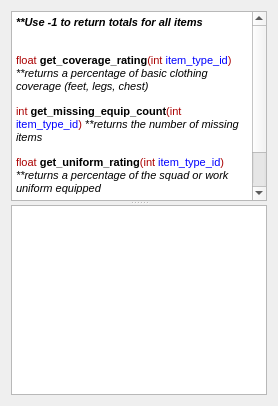
      <widget class="QWidget" name="tabItems">
       <attribute name="title">
        <string>Equipment</string>
       </attribute>
       <layout class="QVBoxLayout" name="verticalLayout_8">
        <item>
         <widget class="QSplitter" name="splitter_equip">
          <property name="orientation">
           <enum>Qt::Vertical</enum>
          </property>
          <widget class="QTextEdit" name="txt_item_info">
           <property name="readOnly">
            <bool>true</bool>
           </property>
           <property name="html">
            <string>&lt;!DOCTYPE HTML PUBLIC &quot;-//W3C//DTD HTML 4.0//EN&quot; &quot;http://www.w3.org/TR/REC-html40/strict.dtd&quot;&gt;
&lt;html&gt;&lt;head&gt;&lt;meta name=&quot;qrichtext&quot; content=&quot;1&quot; /&gt;&lt;style type=&quot;text/css&quot;&gt;
p, li { white-space: pre-wrap; }
&lt;/style&gt;&lt;/head&gt;&lt;body style=&quot; font-family:'MS Shell Dlg 2'; font-size:8.25pt; font-weight:400; font-style:normal;&quot;&gt;
&lt;p style=&quot; margin-top:0px; margin-bottom:0px; margin-left:0px; margin-right:0px; -qt-block-indent:0; text-indent:0px;&quot;&gt;&lt;span style=&quot; font-size:8pt; font-weight:600; font-style:italic; color:#000000;&quot;&gt;**Use -1 to return totals for all items&lt;/span&gt;&lt;/p&gt;
&lt;p style=&quot;-qt-paragraph-type:empty; margin-top:0px; margin-bottom:0px; margin-left:0px; margin-right:0px; -qt-block-indent:0; text-indent:0px; font-size:8pt; font-style:italic; color:#000000;&quot;&gt;&lt;br /&gt;&lt;/p&gt;
&lt;p style=&quot; margin-top:12px; margin-bottom:12px; margin-left:0px; margin-right:0px; -qt-block-indent:0; text-indent:0px;&quot;&gt;&lt;span style=&quot; font-size:8pt; color:#aa0000;&quot;&gt;float &lt;/span&gt;&lt;span style=&quot; font-size:8pt; font-weight:600; color:#000000;&quot;&gt;get_coverage_rating&lt;/span&gt;&lt;span style=&quot; font-size:8pt; color:#aa0000;&quot;&gt;(int &lt;/span&gt;&lt;span style=&quot; font-size:8pt; color:#0000ff;&quot;&gt;item_type_id&lt;/span&gt;&lt;span style=&quot; font-size:8pt; color:#aa0000;&quot;&gt;) &lt;/span&gt;&lt;span style=&quot; font-size:8pt; font-style:italic; color:#000000;&quot;&gt;**returns a percentage of basic clothing coverage (feet, legs, chest)&lt;/span&gt;&lt;/p&gt;
&lt;p style=&quot; margin-top:12px; margin-bottom:12px; margin-left:0px; margin-right:0px; -qt-block-indent:0; text-indent:0px;&quot;&gt;&lt;span style=&quot; font-size:8pt; color:#aa0000;&quot;&gt;int &lt;/span&gt;&lt;span style=&quot; font-size:8pt; font-weight:600; color:#000000;&quot;&gt;get_missing_equip_count&lt;/span&gt;&lt;span style=&quot; font-size:8pt; color:#aa0000;&quot;&gt;(int &lt;/span&gt;&lt;span style=&quot; font-size:8pt; color:#0000ff;&quot;&gt;item_type_id&lt;/span&gt;&lt;span style=&quot; font-size:8pt; color:#aa0000;&quot;&gt;) &lt;/span&gt;&lt;span style=&quot; font-size:8pt; font-style:italic; color:#000000;&quot;&gt;**returns the number of missing items&lt;/span&gt;&lt;/p&gt;
&lt;p style=&quot; margin-top:12px; margin-bottom:12px; margin-left:0px; margin-right:0px; -qt-block-indent:0; text-indent:0px;&quot;&gt;&lt;span style=&quot; font-size:8pt; color:#aa0000;&quot;&gt;float &lt;/span&gt;&lt;span style=&quot; font-size:8pt; font-weight:600; color:#000000;&quot;&gt;get_uniform_rating&lt;/span&gt;&lt;span style=&quot; font-size:8pt; color:#aa0000;&quot;&gt;(int &lt;/span&gt;&lt;span style=&quot; font-size:8pt; color:#0000ff;&quot;&gt;item_type_id&lt;/span&gt;&lt;span style=&quot; font-size:8pt; color:#aa0000;&quot;&gt;) &lt;/span&gt;&lt;span style=&quot; font-size:8pt; font-style:italic; color:#000000;&quot;&gt;**returns a percentage of the squad or work uniform equipped&lt;/span&gt;&lt;/p&gt;
&lt;p style=&quot; margin-top:12px; margin-bottom:12px; margin-left:0px; margin-right:0px; -qt-block-indent:0; text-indent:0px;&quot;&gt;&lt;span style=&quot; font-size:8pt; color:#aa0000;&quot;&gt;int &lt;/span&gt;&lt;span style=&quot; font-size:8pt; font-weight:600; color:#000000;&quot;&gt;get_inventory_wear&lt;/span&gt;&lt;span style=&quot; font-size:8pt; color:#aa0000;&quot;&gt;(int &lt;/span&gt;&lt;span style=&quot; font-size:8pt; color:#0000ff;&quot;&gt;item_type_id&lt;/span&gt;&lt;span style=&quot; font-size:8pt; color:#aa0000;&quot;&gt;) &lt;/span&gt;&lt;span style=&quot; font-size:8pt; font-style:italic; color:#000000;&quot;&gt;**returns a value from 0-3 for the most worn out item equipped, 3 being the worst&lt;/span&gt;&lt;/p&gt;&lt;/body&gt;&lt;/html&gt;</string>
           </property>
          </widget>
          <widget class="QTextEdit" name="text_items">
           <property name="readOnly">
            <bool>true</bool>
           </property>
          </widget>
         </widget>
        </item>
       </layout>
      </widget>
